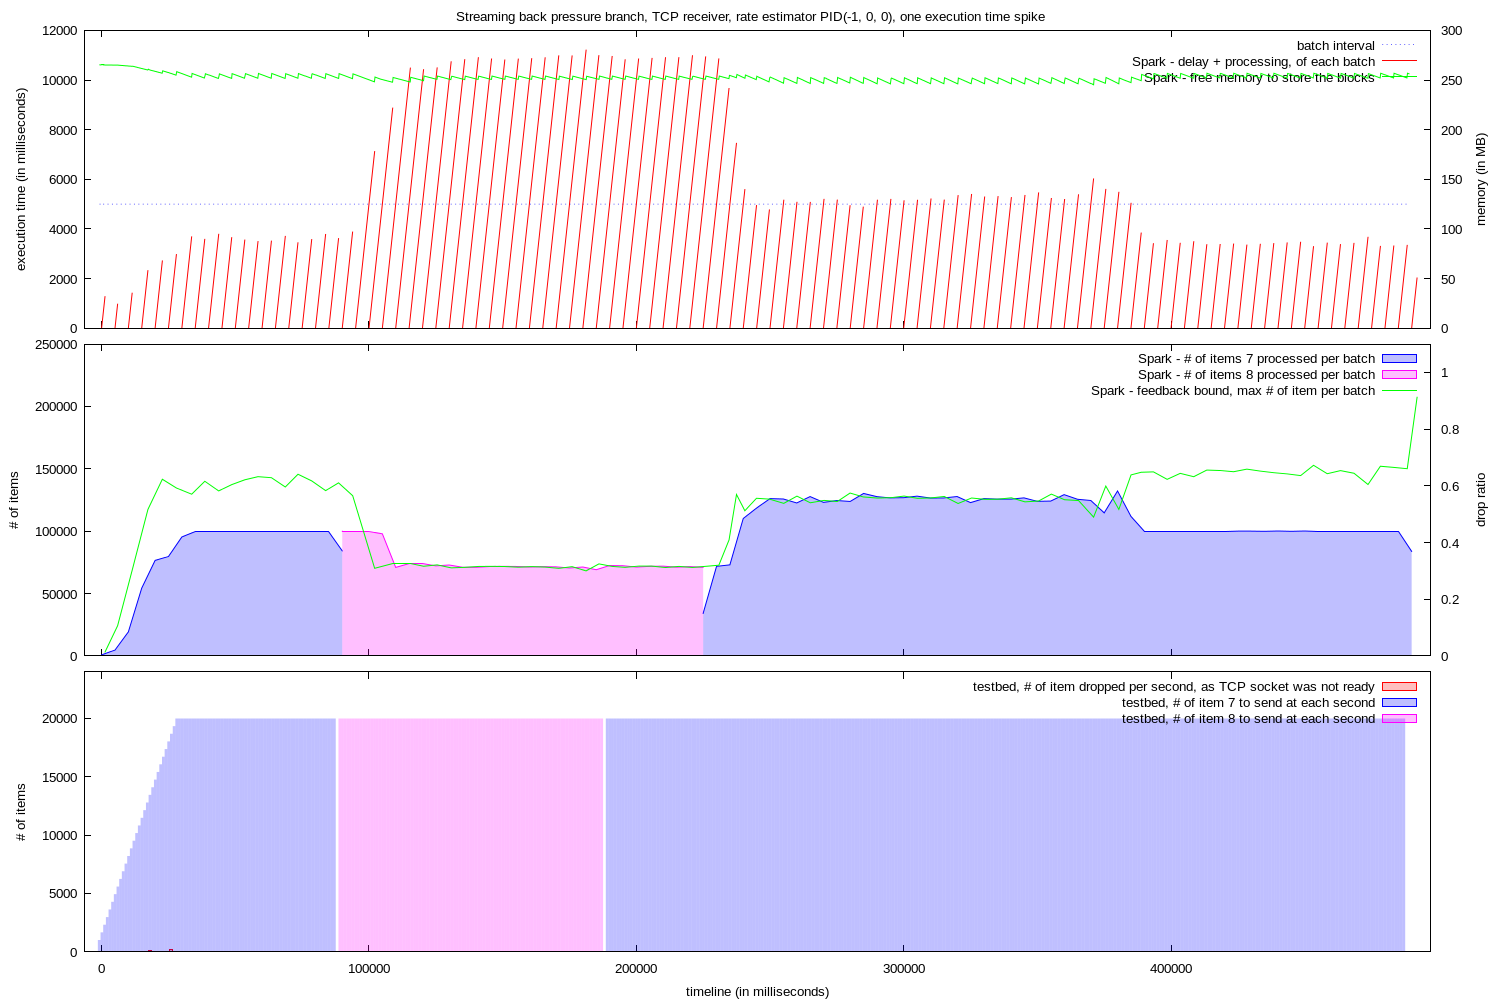

The script that saved this image:

set y2range [0:]
set y2tics
set yrange [0:]
set lmargin 12
set rmargin 10
set datafile missing "?"
set style fill transparent solid 0.25

set style arrow 1 nohead ls 1
set ytics nomirror

set terminal pngcairo dashed enhanced font "arial,10" fontscale 1.0 size 1500,999

set output "graph.png"

set multiplot layout 3, 1 title "Streaming back pressure branch, TCP receiver, rate estimator PID(-1, 0, 0), one execution time spike"

set xrange [ -6404 : 497027 ]
set xtics format " "
set bmargin 1
set ylabel "execution time (in milliseconds)"
set y2label "memory (in MB)"

plot "memory.log" using 1:(5000) with line lt 0 lc 3 title "batch interval", \
  "execution.log" using 2:(0):($1-$2):($1-$2) with vector title "Spark - delay + processing, of each batch" arrowstyle 1, \
  "memory.log" using 1:($2/1024) axes x1y2 with lines title "Spark - free memory to store the blocks" lt 1 lc 2
 


set tmargin 0
set ylabel "# of items"
set y2label "drop ratio"
set y2range [ 0 : 1.1 ]


plot "execution_0.log" using 2:($3) with filledcurve x1 title "Spark - # of items 7 processed per batch" lt 1 lc 3, \
"execution_0.log" using 2:($4) with filledcurve x1 title "Spark - # of items 8 processed per batch" lt 1 lc 4, \
  "feedback_0.log" using 1:($2 * 5) with lines title "Spark - feedback bound, max # of item per batch" lt 1 lc 2


set xlabel "timeline (in milliseconds)"


set xtics format "%.0f"
set bmargin 3
set ylabel "# of items"
unset y2label
unset y2tics
unset y2range


set yrange [ 0 : 24000 ]
set y2range [ 0 : 224 ]

set boxwidth 1000

plot "droppedValuesPerSecond.log" using 1:2 with boxes title "testbed, # of item dropped per second, as TCP socket was not ready" lt 1 lc 1, \
"tick.log" using 1:($2) with fillsteps title "testbed, # of item 7 to send at each second" lt 1 lc 3, \
"tick.log" using 1:($3) with fillsteps title "testbed, # of item 8 to send at each second" lt 1 lc 4
unset multiplot
